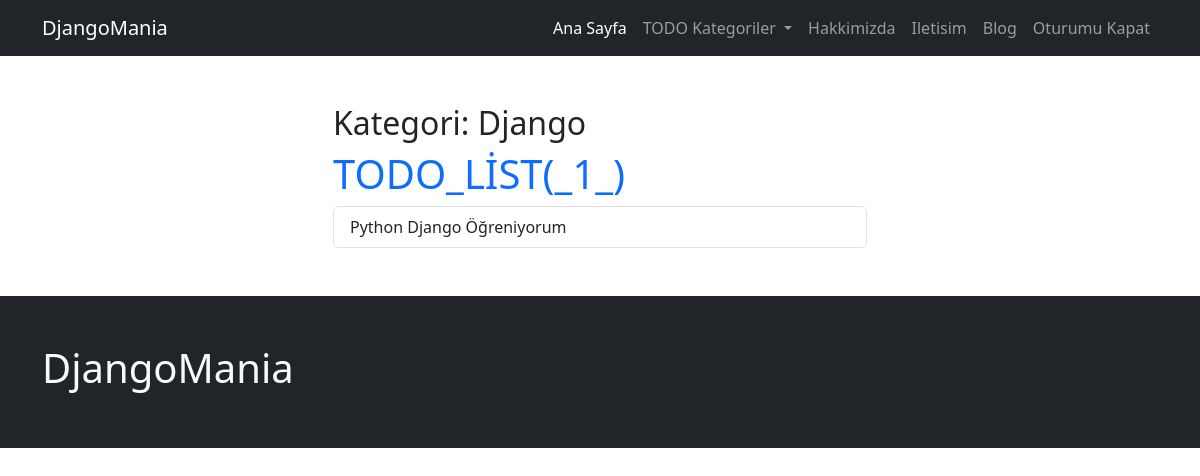
The app's page /todo/category/django/ (signed in), older data.
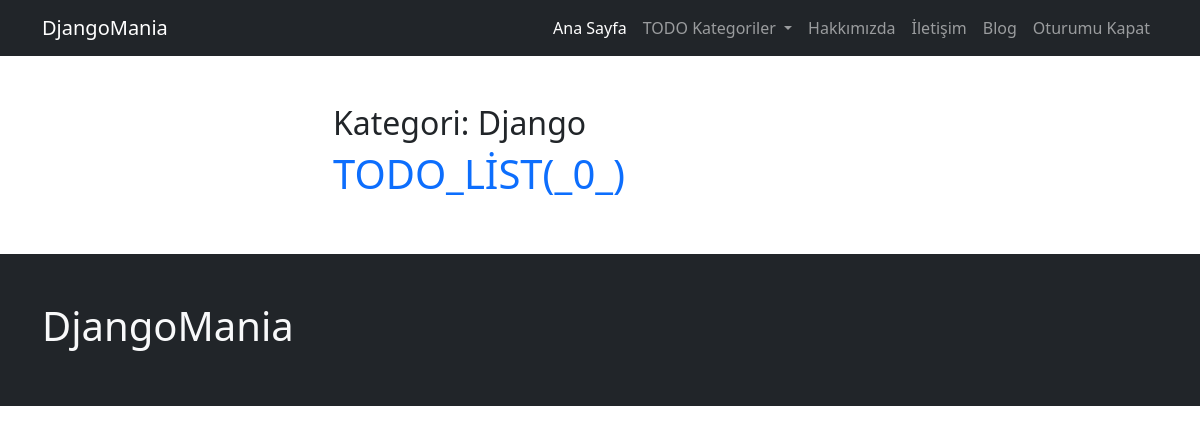
The same page, newer data.
### pages/models.py (models this page shows, shortened)
class Page(models.Model):
    user = models.ForeignKey(User, on_delete=models.CASCADE)
    slug = AutoSlugField(populate_from='title', unique=True)
    title = models.CharField(max_length=200)
    cover_image = models.ImageField(upload_to='page_image')
    content = HTMLField(blank=True, null=True)
    is_active = models.BooleanField(default=False)
    created_at = models.DateTimeField(auto_now_add=True)
    updated_at = models.DateTimeField(auto_now=True)
    def get_absolute_url(self):
        return reverse(
                'page:page_view',
            kwargs={
                "page_slug": self.slug,
            }
        )

### todo/models.py (models this page shows, shortened)
class TodoCategory(models.Model):
    title = models.CharField(max_length=200)
    slug = AutoSlugField(populate_from='title', unique=True)
    is_active = models.BooleanField(default=True)
    created_at = models.DateTimeField(auto_now_add=True)
    updated_at = models.DateTimeField(auto_now=True)
    def __str__(self):
        return self.title
    def get_absolute_url(self):
        return reverse(
            'todo:category_view',
            kwargs={
                "category_slug": self.slug
            }
        )

class Todo(models.Model):
    user = models.ForeignKey(User, on_delete=models.CASCADE)
    category = models.ForeignKey(TodoCategory, on_delete=models.SET_NULL, null=True)
    tag = models.ManyToManyField(TodoTag,)
    title = models.CharField(max_length=200)
    content = models.TextField(blank=True, null=True)
    is_active = models.BooleanField(default=False)
    created_at = models.DateTimeField(auto_now_add=True)
    updated_at = models.DateTimeField(auto_now=True)
    def get_absolute_url(self):
        return reverse(
                'todo:todo_detail_view',
            kwargs={
                "id": self.pk,
                    "category_slug": self.category.slug,
            }
        )

### todo/views.py (the view)
# urls.py: path('category/<slug:category_slug>/', category_detail_view, name="category_view"),
@login_required(login_url='/admin/login/')
def category_detail_view(request, category_slug):
    category = get_object_or_404(TodoCategory, slug=category_slug)
    todos_category = Todo.objects.filter(
        user=request.user,
        is_active=True,
        category=category,
    )
    context = dict(
        category=category,
        todos_category=todos_category,
    )
    return render(request, 'todo/todo_list.html', context)

### config/global_context_processors.py (called while the page is built)
def global_todo_categories_context(request):
    return dict(
        global_todo_categories = TodoCategory.objects.filter(is_active=True)
    )

def global_page_context(request):
    return dict(
        global_pages=Page.objects.filter(is_active=True)
    )

### todo/templates/todo/todo_list.html
{% extends 'core/base.html' %}
{% block container %}
<div class="container">
    <div class="row">
        <div class="col-sm-6 offset-sm-3">
            {% if category %}
            <h2>Kategori: {{ category }}</h2>
            {% elif tag %}
            <h2>Taglar: {{ tag }}</h2>
            {% endif %}
            <h1 class="text-primary">TODO_LİST(_{{ todos_category.count }}_)</h1>
            <div class="list-group">
                {% for todo in todos_category %}
                <a href="{{ todo.get_absolute_url }}" class="list-group-item list-group-item-action" aria-current="true">
                    {{ todo.title }}
                </a>
                {% endfor %}
            </div>
        </div>
    </div>
</div>
{% endblock container %}

### templates/core/navbar.html (shortened to what this page needs)
<nav class="navbar navbar-expand-lg bg-dark navbar-dark">
  <div class="container">
    <a class="navbar-brand" href="/">DjangoMania</a>
    <div class="collapse navbar-collapse" id="navbarNav">
      <ul class="navbar-nav ms-auto">
        <li class="nav-item">
          <a class="nav-link active" aria-current="page" href="/">Ana Sayfa</a>
        </li>
        <li class="nav-item dropdown">
          <a class="nav-link dropdown-toggle" href="#" role="button" data-bs-toggle="dropdown" aria-expanded="false">
            TODO Kategoriler
          </a>
          {% for page in global_pages %}
          <li class="nav-item">
            <a class="nav-link" aria-current="page" href="{{ page.get_absolute_url }}">{{ page.title }}</a>
          </li>
          {% endfor %}
          <li class="nav-item">
            <a class="nav-link" aria-current="page" href="{% url 'blog:all_post_view' %}">Blog</a>
          </li>
        {% if request.user.is_authenticated %}
        <li class="nav-item">
          <a class="nav-link" aria-current="page" href="{% url 'logout_view' %}">Oturumu Kapat</a>
        </li>
        {% endif %}
      </ul>
    </div>
  </div>
</nav>

Row changes from the older to the newer data that the page shows:
removed Page: title "Hakkimizda"
removed Page: title "Iletisim"
removed Todo: title "Python Django Öğreniyorum"
added Page: title "Hakkımızda"
added Page: title "İletişim"
Text that changed along with them:
{{ todos_category.count }}: "1" → "0"
